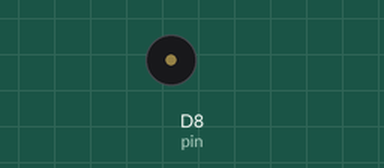
Simulated run of this sketch. Board: Arduino MKR. Parts: buzzer (waves = sounding). WiFi joins after 1.5 s; servers stay silent unless stated; the local clock reads 2024-03-15 10:24:30 at power-on unless the sketch sets it; what the sketch prints to the serial monitor is not drawn.

Above: at 2.8 s.
Timing chart, 0 to 5.5 s (numbered marks = the images above):
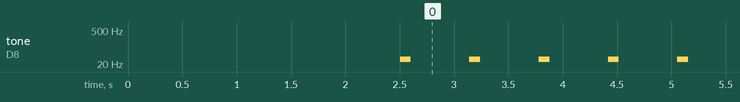

The sketch:

MKR1000_Test1.ino
```cpp
/*
References:

* RTC https://www.arduino.cc/en/Tutorial/WiFiRTC
* MKR1000 getting started https://www.arduino.cc/en/Guide/MKR1000
* Tone output https://www.arduino.cc/en/Tutorial/ToneMelody
* NTPClient http://playground.arduino.cc/Code/NTPclient
*/

#include <SPI.h>
#include <NTPClient.h>
#include <WiFi101.h>
#include <WiFiUdp.h>
#include <RTCZero.h>

#include "pitches.h"


const int TIMEZONE_OFFSET = -8;
char ssid[] = "Your WIFI SSID";
char pass[] = "Your WIFI password";

int status = WL_IDLE_STATUS;

RTCZero rtc;

static WiFiUDP udp;
NTPClient ntpClient = NTPClient(udp);

void setup() {
	Serial.begin(115200);

	connectToAP();
	rtcSetup();
}

void connectToAP() {
	// check for the presence of the shield:
	if (WiFi.status() == WL_NO_SHIELD) {
		Serial.println("WiFi shield not present");
		stopExecution();
	}

	// attempt to connect to Wifi network:
	while (status != WL_CONNECTED) {
		Serial.print("Attempting to connect to SSID: ");
		Serial.println(ssid);
		// Connect to WPA/WPA2 network. Change this line if using open or WEP network:
		status = WiFi.begin(ssid, pass);

		// wait 1 second for connection:
		delay(1000);
	}
}

void rtcSetup()
{
	rtc.begin();
	ulong epoch;
	int numberOfTries = 0, maxTries = 6;

	do {
		epoch = ntpClient.getEpochTime();
		numberOfTries++;
	} while(epoch == 0 || numberOfTries > maxTries);

	if (numberOfTries > maxTries) {
		Serial.print("NTP unreachable!!");
		stopExecution();
	}
	else {
		Serial.print("Epoch received: ");
		Serial.println(epoch);

		rtc.setEpoch(epoch);

		Serial.println();
	}
}

void loop() {
	outputRssiAudio();
}

void outputRssiAudio() {
	long rssi = WiFi.RSSI();
	const uint duration = 100;
	const uint pin = 8;
	double delayVal = getDelay(rssi);

	Serial.print("RSSI: ");
	Serial.println(rssi);
	Serial.print("Delay: ");
	Serial.println(delayVal);

	tone(pin, NOTE_B0, duration);
	delay(delayVal);
	noTone(pin);
}

double getDelay(double x, double a = -0.4, double b = -0.6, double c = 100)
{
	// (((ax)^2)bx)+c
	return (a * x) * (a * x) + c;
}

void stopExecution()
{
	 while(true) delay(UINT32_MAX);
}
```

pitches.h
```cpp
#define NOTE_B0  31
#define NOTE_C1  33
#define NOTE_CS1 35
#define NOTE_D1  37
#define NOTE_DS1 39
#define NOTE_E1  41
#define NOTE_F1  44
#define NOTE_FS1 46
#define NOTE_G1  49
#define NOTE_GS1 52
#define NOTE_A1  55
#define NOTE_AS1 58
#define NOTE_B1  62
#define NOTE_C2  65
#define NOTE_CS2 69
#define NOTE_D2  73
#define NOTE_DS2 78
#define NOTE_E2  82
#define NOTE_F2  87
#define NOTE_FS2 93
#define NOTE_G2  98
#define NOTE_GS2 104
#define NOTE_A2  110
#define NOTE_AS2 117
#define NOTE_B2  123
#define NOTE_C3  131
#define NOTE_CS3 139
#define NOTE_D3  147
#define NOTE_DS3 156
#define NOTE_E3  165
#define NOTE_F3  175
#define NOTE_FS3 185
#define NOTE_G3  196
#define NOTE_GS3 208
#define NOTE_A3  220
#define NOTE_AS3 233
#define NOTE_B3  247
#define NOTE_C4  262
#define NOTE_CS4 277
#define NOTE_D4  294
#define NOTE_DS4 311
#define NOTE_E4  330
#define NOTE_F4  349
#define NOTE_FS4 370
#define NOTE_G4  392
#define NOTE_GS4 415
#define NOTE_A4  440
#define NOTE_AS4 466
#define NOTE_B4  494
#define NOTE_C5  523
#define NOTE_CS5 554
#define NOTE_D5  587
#define NOTE_DS5 622
#define NOTE_E5  659
#define NOTE_F5  698
#define NOTE_FS5 740
#define NOTE_G5  784
#define NOTE_GS5 831
#define NOTE_A5  880
#define NOTE_AS5 932
#define NOTE_B5  988
#define NOTE_C6  1047
#define NOTE_CS6 1109
#define NOTE_D6  1175
#define NOTE_DS6 1245
#define NOTE_E6  1319
#define NOTE_F6  1397
#define NOTE_FS6 1480
#define NOTE_G6  1568
#define NOTE_GS6 1661
#define NOTE_A6  1760
#define NOTE_AS6 1865
#define NOTE_B6  1976
#define NOTE_C7  2093
#define NOTE_CS7 2217
#define NOTE_D7  2349
#define NOTE_DS7 2489
#define NOTE_E7  2637
#define NOTE_F7  2794
#define NOTE_FS7 2960
#define NOTE_G7  3136
#define NOTE_GS7 3322
#define NOTE_A7  3520
#define NOTE_AS7 3729
#define NOTE_B7  3951
#define NOTE_C8  4186
#define NOTE_CS8 4435
#define NOTE_D8  4699
#define NOTE_DS8 4978
```

Measured:
- by itself, tone on D8 (pin): alternates 31 Hz for 0.10 s and silent for 0.54 s
